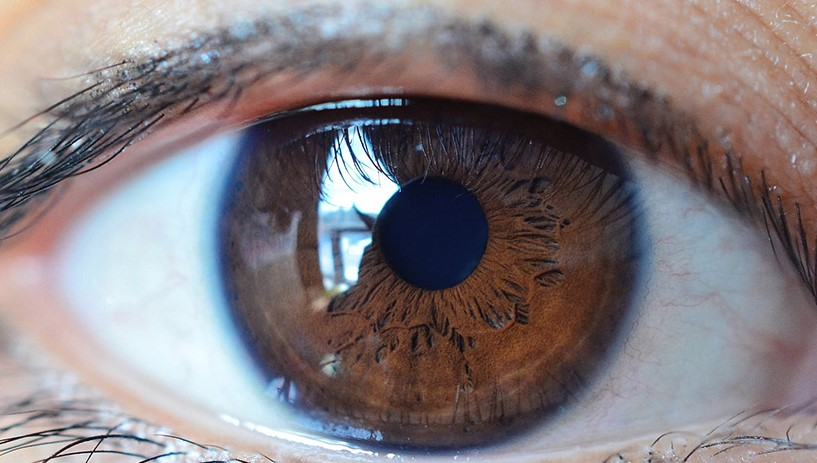
#> input picture Final model phase1/test9.jpg, 817 x 463 px
$ jupyter execute --allow-errors model1_test.ipynb   (older library calls are emulated)
#> lines starting #> are read from the running program, lines starting #| are printed output that depends on the picture
[cell 1]
import numpy as np
import cv2
from skimage.feature import  graycomatrix, graycoprops

[cell 2]
from joblib import dump, load
#> (the rest of this cell did not finish here and is left out)

[cell 3]
glcm_test, images_sift_test =[],[]
glcm_sift_test = []
sift = cv2.SIFT_create()
image = cv2.imread('test9.jpg',0)
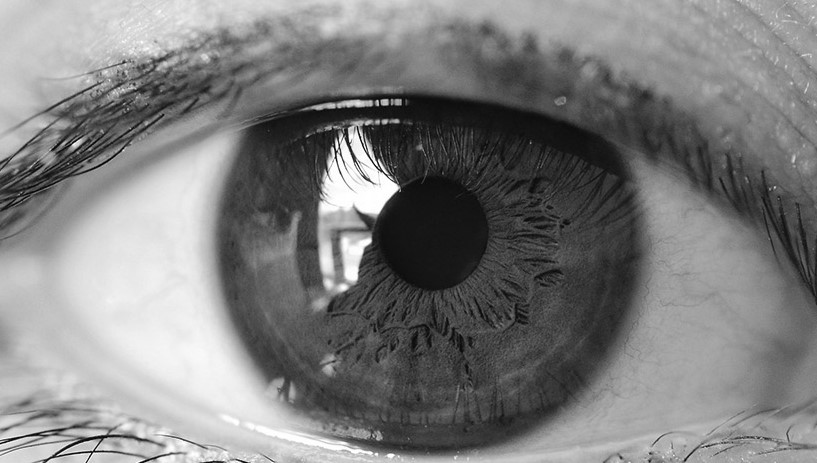
#> image: shape (463, 817); min 0, max 255, mean 125.7
# h,w=image.shape
# if(h>128 and w>128):
image = cv2.resize(image, (128, 128), interpolation = cv2.INTER_AREA)
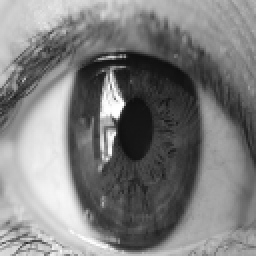
#> image: shape (128, 128) (shown 2 times larger); min 15, max 255, mean 125.7
img_arr = np.array(image)
gCoMat = graycomatrix(img_arr, [1], [0],256,symmetric=True, normed=True) # Co-occurance matrix
contrast = graycoprops(gCoMat, prop='contrast')[0][0]
#> contrast = 277.5
dissimilarity = graycoprops(gCoMat, prop='dissimilarity')[0][0]
#> dissimilarity = 9.43
homogeneity = graycoprops(gCoMat, prop='homogeneity')[0][0]
#> homogeneity = 0.171
energy = graycoprops(gCoMat, prop='energy')[0][0]
#> energy = 0.0156
correlation = graycoprops(gCoMat, prop='correlation')[0][0]
#> correlation = 0.965
keypoints, descriptors = sift.detectAndCompute(image,None)
#> keypoints = 80 keypoints; strongest (x, y, size): (56, 52, 8.8), (56, 68, 3.3), (42, 54, 10.8), (26, 54, 13.4)
descriptors=np.array(descriptors)
descriptors=descriptors.flatten()
#> descriptors = 10240 values, max 201 at index 7600, min 0 at index 1, mean 24.9
glcm_test.append([contrast,dissimilarity,homogeneity,energy,correlation])
images_sift_test.append(descriptors[:2304])

images_sift_test=np.array(images_sift_test)
# images_sift_test.shape
glcm_test=np.array(glcm_test)
#> glcm_test = [[277.5, 9.43, 0.171, 0.0156, 0.965]]
images_sift_glcm=np.concatenate((images_sift_test,glcm_test),axis=1)
# images_sift_glcm.shape

$ run again, with Final model phase1/test10.jpg copied over Final model phase1/test9.jpg
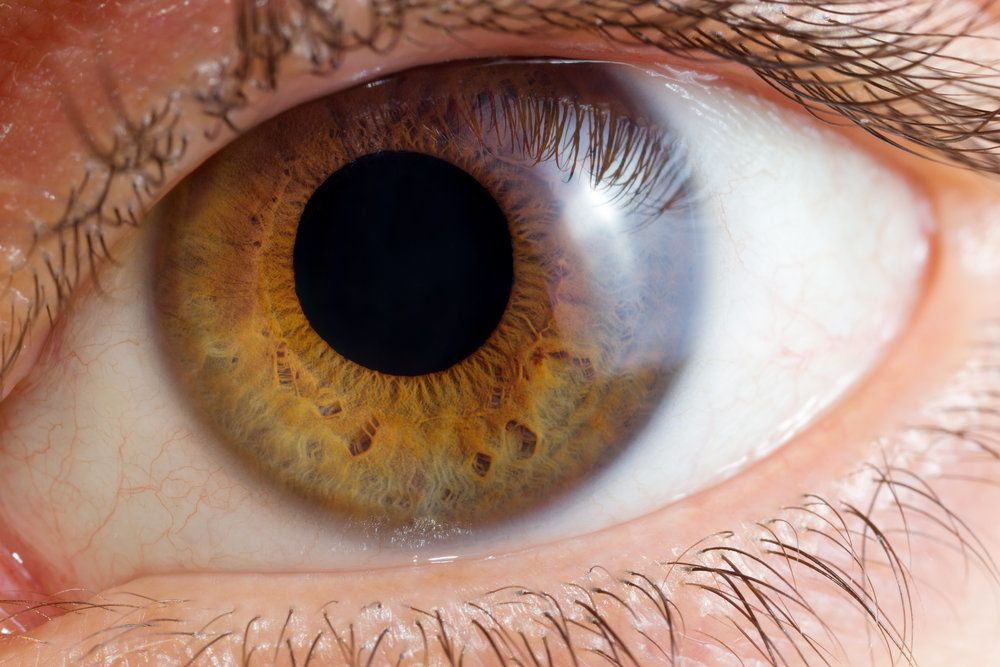
#> input picture Final model phase1/test10.jpg, 1000 x 667 px
#> `image = cv2.imread('test9.jpg',0)`:
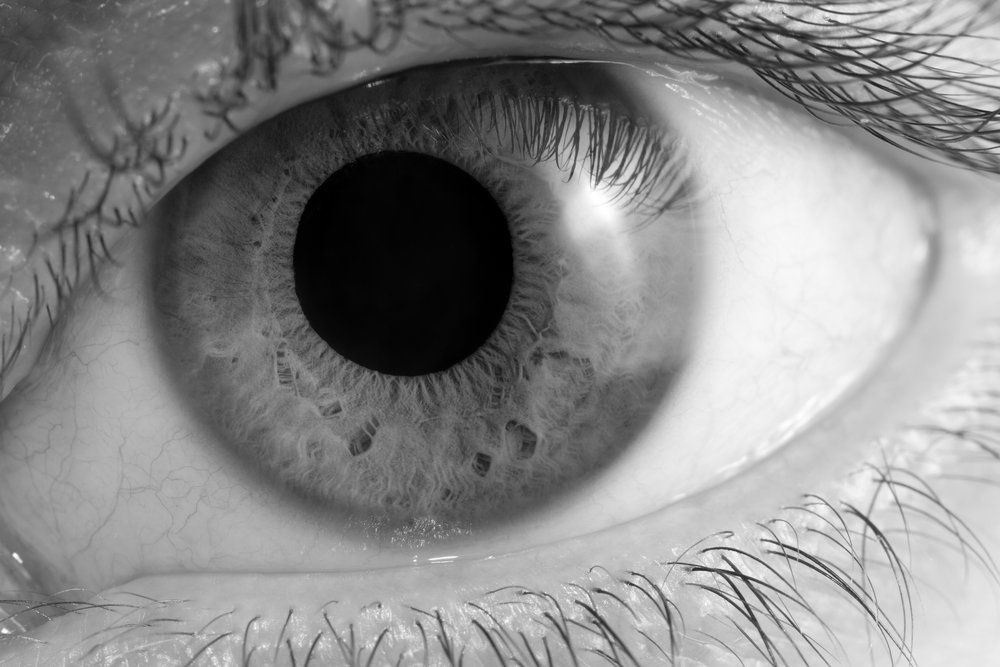
#> image: shape (667, 1000); min 0, max 255, mean 137.3
#> `image = cv2.resize(image, (128, 128), interpolation = cv2.INTER_AREA)`:
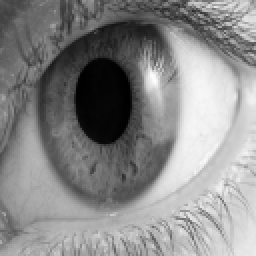
#> image: shape (128, 128) (shown 2 times larger); min 0, max 254, mean 137.3
#> contrast = 212.4
#> dissimilarity = 9.3
#> homogeneity = 0.182
#> energy = 0.018
#> correlation = 0.974
#> keypoints = 67 keypoints; strongest (x, y, size): (75, 40, 8.2), (106, 17, 12.7), (80, 77, 8.5), (97, 5, 2.4)
#> descriptors = 8576 values, max 204 at index 7304, min 0 at index 0, mean 25.01
#> glcm_test = [[212.4, 9.3, 0.182, 0.018, 0.974]]

$ run again, with Final model phase1/test2.jpg copied over Final model phase1/test9.jpg
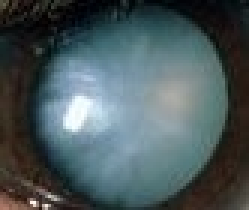
#> input picture Final model phase1/test2.jpg, 83 x 70 px (shown 3 times larger)
#> `image = cv2.imread('test9.jpg',0)`:
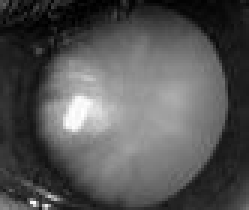
#> image: shape (70, 83) (shown 3 times larger); min 0, max 255, mean 84.4
#> `image = cv2.resize(image, (128, 128), interpolation = cv2.INTER_AREA)`:
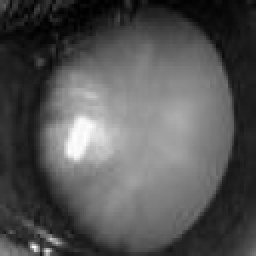
#> image: shape (128, 128) (shown 2 times larger); min 0, max 255, mean 84.3
#> contrast = 47.77
#> dissimilarity = 3.77
#> homogeneity = 0.336
#> energy = 0.026
#> correlation = 0.992
#> keypoints = 28 keypoints; strongest (x, y, size): (17, 123, 2.5), (24, 125, 2), (40, 68, 22.2), (58, 64, 46.5)
#> descriptors = 3584 values, max 190 at index 2824, min 0 at index 25, mean 23.44
#> glcm_test = [[47.77, 3.77, 0.336, 0.026, 0.992]]
